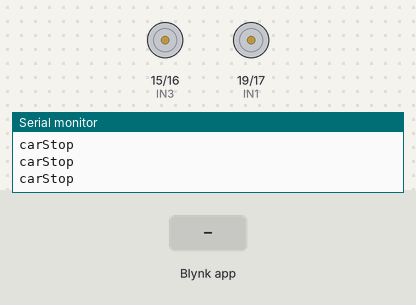
The sketch below on a simulated ESP32. On the bench: motor-driver pin pairs drawn as motors (green arrow = first pin HIGH = forward, orange = second pin HIGH = backward, longer = more drive), the last lines printed to the serial monitor. The test bench sets the inputs (shaded band). WiFi joins after 1.5 s; servers stay silent unless stated.

Above: at 3.0 s.
3.1 s: Blynk app writes 1 to V0
At 4.0 s:
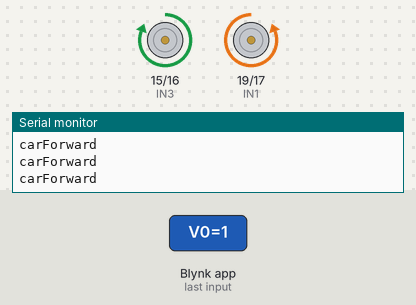
4.6 s: Blynk app writes 0 to V0
At 5.0 s:
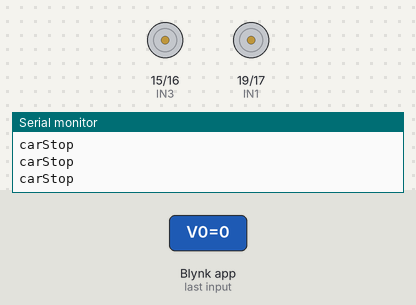
6.1 s: Blynk app writes 1 to V1
At 7.4 s:
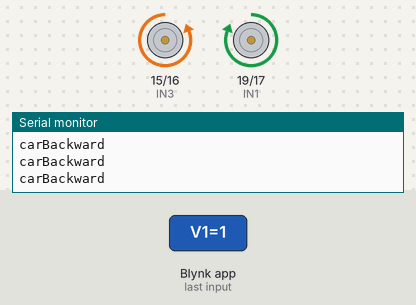
Timing chart, 0 to 9.1 s (numbered marks = the images above; inputs shaded):
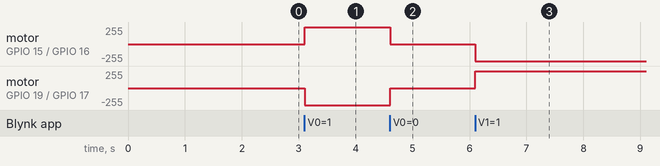

The sketch:

wificar_blynk_simple.ino
```cpp
#define BLYNK_PRINT Serial

// Add your Blynk Template ID and Template Name
#define BLYNK_TEMPLATE_ID "TMPL3pkuIgVRv"
#define BLYNK_TEMPLATE_NAME "wifi car"

#include <WiFi.h>
#include <WiFiClient.h>
#include <BlynkSimpleEsp32.h>

// Define the motor pins
#define IN1 19
#define IN2 17
#define IN3 15
#define IN4 16

BlynkTimer timer;
// Variables for the Blynk widget values
bool forward = 0;
bool backward = 0;
bool left = 0;
bool right = 0;

char auth[] = "oPXRolrLWiw3ngU222ZfGW3nTFmjnweM";

// Enter your Wi-Fi SSID and password
char ssid[] = "Gojju";
char pass[] = "123456789";

void setup() {
  Serial.begin(9600);
  // Set the motor pins as output pins
  pinMode(IN1, OUTPUT);
  pinMode(IN2, OUTPUT);
  pinMode(IN3, OUTPUT);
  pinMode(IN4, OUTPUT);

  // Initialize the Blynk library
  Blynk.begin(auth, ssid, pass, "blynk.cloud", 80);
}

// Forward
BLYNK_WRITE(V0) {
  forward = param.asInt();
}

// Backward
BLYNK_WRITE(V1) {
  backward = param.asInt();
}

// Left
BLYNK_WRITE(V2) {
  left = param.asInt();
}

// Right
BLYNK_WRITE(V3) {
  right = param.asInt();
}

// Check these values using the IF condition
void smartcar() {
  if (forward == 1) {
    carForward();
    Serial.println("carForward");
  } else if (backward == 1) {
    carBackward();
    Serial.println("carBackward");
  } else if (left == 1) {
    carLeft();
    Serial.println("carLeft");
  } else if (right == 1) {
    carRight();
    Serial.println("carRight");
  } else {
    carStop();
    Serial.println("carStop");
  }
}

void loop() {
  Blynk.run(); // Run the Blynk function
  smartcar(); // Call the main function
  timer.run();
}

/**************Motor movement functions*****************/
void carForward() {
  digitalWrite(IN1, LOW);
  digitalWrite(IN2, HIGH);
  digitalWrite(IN3, HIGH);
  digitalWrite(IN4, LOW);
}

void carBackward() {
  digitalWrite(IN1, HIGH);
  digitalWrite(IN2, LOW);
  digitalWrite(IN3, LOW);
  digitalWrite(IN4, HIGH);
}

void carLeft() {
  digitalWrite(IN1, HIGH);
  digitalWrite(IN2, LOW);
  digitalWrite(IN3, HIGH);
  digitalWrite(IN4, LOW);
}

void carRight() {
  digitalWrite(IN1, LOW);
  digitalWrite(IN2, HIGH);
  digitalWrite(IN3, LOW);
  digitalWrite(IN4, HIGH);
}

void carStop() {
  digitalWrite(IN1, LOW);
  digitalWrite(IN2, LOW);
  digitalWrite(IN3, LOW);
  digitalWrite(IN4, LOW);
}
```

Measured:
- after the input at 3.1 s, motor on GPIO 15 (IN3) / GPIO 16 (IN4): stopped → forward 255/255 at once; motor on GPIO 19 (IN1) / GPIO 17 (IN2): stopped → backward 255/255 at once
- after the input at 4.6 s, motor on GPIO 15 (IN3) / GPIO 16 (IN4): forward 255/255 → stopped at once; motor on GPIO 19 (IN1) / GPIO 17 (IN2): backward 255/255 → stopped at once
- after the input at 6.1 s, motor on GPIO 15 (IN3) / GPIO 16 (IN4): stopped → backward 255/255 at once; motor on GPIO 19 (IN1) / GPIO 17 (IN2): stopped → forward 255/255 at once
